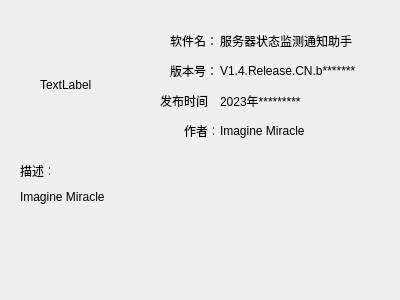
<?xml version="1.0" encoding="UTF-8"?>
<ui version="4.0">
 <class>About_IM</class>
 <widget class="QWidget" name="About_IM">
  <property name="geometry">
   <rect>
    <x>0</x>
    <y>0</y>
    <width>400</width>
    <height>300</height>
   </rect>
  </property>
  <property name="windowTitle">
   <string>Form</string>
  </property>
  <widget class="QLabel" name="Lab_Logo">
   <property name="geometry">
    <rect>
     <x>40</x>
     <y>35</y>
     <width>100</width>
     <height>100</height>
    </rect>
   </property>
   <property name="text">
    <string>TextLabel</string>
   </property>
  </widget>
  <widget class="QLabel" name="Lab_AppName">
   <property name="geometry">
    <rect>
     <x>170</x>
     <y>30</y>
     <width>52</width>
     <height>22</height>
    </rect>
   </property>
   <property name="text">
    <string>软件名：</string>
   </property>
  </widget>
  <widget class="QLabel" name="Lab_AppVersionNumber">
   <property name="geometry">
    <rect>
     <x>170</x>
     <y>60</y>
     <width>52</width>
     <height>22</height>
    </rect>
   </property>
   <property name="text">
    <string>版本号：</string>
   </property>
  </widget>
  <widget class="QLabel" name="Lab_AppAuthor">
   <property name="geometry">
    <rect>
     <x>184</x>
     <y>120</y>
     <width>30</width>
     <height>22</height>
    </rect>
   </property>
   <property name="text">
    <string>作者：</string>
   </property>
  </widget>
  <widget class="QLabel" name="Lab_AppTime">
   <property name="geometry">
    <rect>
     <x>160</x>
     <y>90</y>
     <width>52</width>
     <height>22</height>
    </rect>
   </property>
   <property name="text">
    <string>发布时间：</string>
   </property>
  </widget>
  <widget class="QLabel" name="Lab_AppNote">
   <property name="geometry">
    <rect>
     <x>20</x>
     <y>160</y>
     <width>30</width>
     <height>22</height>
    </rect>
   </property>
   <property name="text">
    <string>描述：</string>
   </property>
  </widget>
  <widget class="QLabel" name="Lab_AppNameV">
   <property name="geometry">
    <rect>
     <x>220</x>
     <y>30</y>
     <width>141</width>
     <height>22</height>
    </rect>
   </property>
   <property name="text">
    <string>服务器状态监测通知助手</string>
   </property>
  </widget>
  <widget class="QLabel" name="Lab_AppVersionV">
   <property name="geometry">
    <rect>
     <x>220</x>
     <y>60</y>
     <width>170</width>
     <height>22</height>
    </rect>
   </property>
   <property name="text">
    <string>V1.4.Release.CN.b*******</string>
   </property>
  </widget>
  <widget class="QLabel" name="Lab_AppTimeV">
   <property name="geometry">
    <rect>
     <x>220</x>
     <y>90</y>
     <width>161</width>
     <height>22</height>
    </rect>
   </property>
   <property name="text">
    <string>2023年*********</string>
   </property>
  </widget>
  <widget class="QLabel" name="Lab_AppAuthorV">
   <property name="geometry">
    <rect>
     <x>220</x>
     <y>120</y>
     <width>111</width>
     <height>22</height>
    </rect>
   </property>
   <property name="text">
    <string>Imagine Miracle</string>
   </property>
  </widget>
  <widget class="QLabel" name="Lab_AppNoteV">
   <property name="geometry">
    <rect>
     <x>20</x>
     <y>190</y>
     <width>361</width>
     <height>61</height>
    </rect>
   </property>
   <property name="text">
    <string>Imagine Miracle</string>
   </property>
   <property name="alignment">
    <set>Qt::AlignLeading|Qt::AlignLeft|Qt::AlignTop</set>
   </property>
  </widget>
 </widget>
 <resources/>
 <connections/>
</ui>
